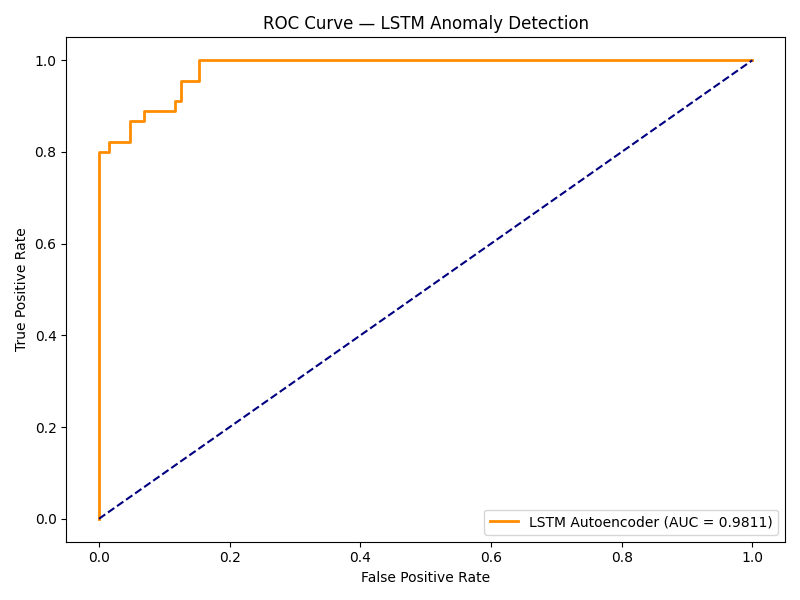

Write the Python code that produced this figure.
import numpy as np
import matplotlib.pyplot as plt
from sklearn.metrics import roc_curve, auc, classification_report
from tensorflow.keras.models import load_model

# Load model and data
model = load_model("lstm_autoencoder.keras")
X_test = np.load("../Day2/X_test.npy")
y_test = np.load("../Day2/y_test.npy")
threshold = np.load("threshold.npy")

# Reconstruction errors
recon = model.predict(X_test)
errors = np.mean(np.square(X_test - recon), axis=(1, 2))

# ROC curve
fpr, tpr, _ = roc_curve(y_test, errors)
roc_auc = auc(fpr, tpr)

# Plot
plt.figure(figsize=(8, 6))
plt.plot(fpr, tpr, color="darkorange", lw=2,
         label=f"LSTM Autoencoder (AUC = {roc_auc:.4f})")
plt.plot([0, 1], [0, 1], color="navy", linestyle="--")
plt.xlabel("False Positive Rate")
plt.ylabel("True Positive Rate")
plt.title("ROC Curve — LSTM Anomaly Detection")
plt.legend(loc="lower right")
plt.tight_layout()
plt.savefig("roc_curve.png")
print(f"AUC-ROC: {roc_auc:.4f}")
print("Saved: roc_curve.png")

# Print mean/std/threshold for paper
X_train_normal = np.load("../Day2/X_train.npy")
y_train = np.load("../Day2/y_train.npy")
X_train_normal = X_train_normal[y_train == 0]
recon_normal = model.predict(X_train_normal)
train_errors = np.mean(np.square(X_train_normal - recon_normal), axis=(1, 2))

print(f"Mean Error : {train_errors.mean():.6f}")
print(f"Std Error  : {train_errors.std():.6f}")
print(f"Threshold  : {threshold:.6f}")
